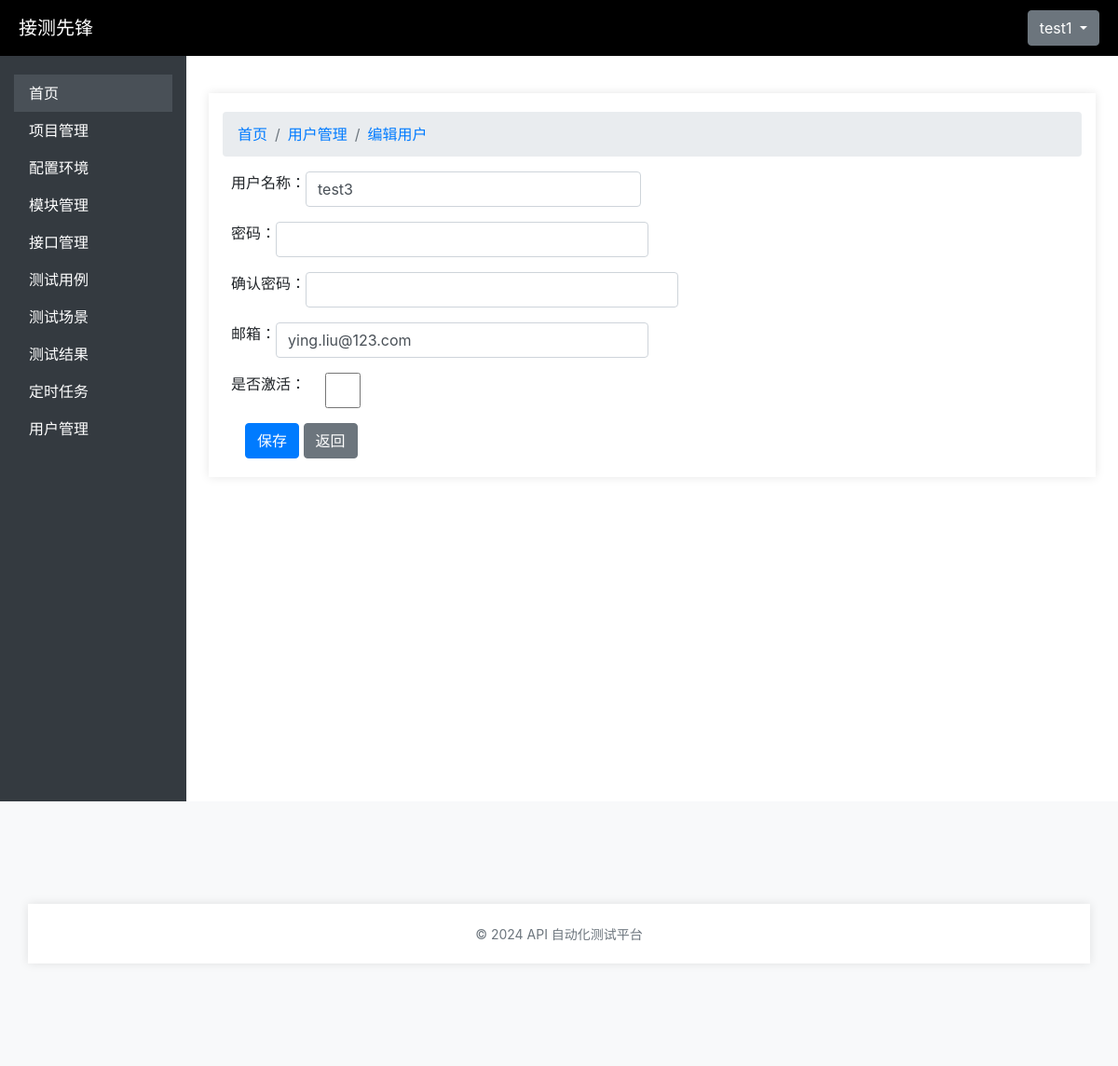
The page /users/users/4/edit/ (signed in) on the database its author committed.
### user_management/models.py (models this page shows, shortened)
class Users(AbstractBaseUser):
    id = models.AutoField(primary_key=True)
    username = models.CharField(max_length=150, unique=True)
    email = models.EmailField(unique=True)
    password = models.CharField(max_length=128)
    status = models.BooleanField(default=True)  # 用户状态（是否激活）
    is_logged_in = models.BooleanField(default=False)  # 是否登录
    project = models.CharField(max_length=255, blank=True, null=True)  # 所属项目
    module = models.CharField(max_length=255, blank=True, null=True)  # 所属模块
    is_staff = models.BooleanField(default=False)  # 是否是员工
    is_superuser = models.BooleanField(default=False)  # 是否是超级用户
    USERNAME_FIELD = 'username'
    REQUIRED_FIELDS = ['email']
    objects = UserManager()  # 关联自定义用户管理器
    class Meta:
        verbose_name = '用户信息表'
        verbose_name_plural = '用户信息表'

### user_management/views.py (the view)
# urls.py: path('users/<int:user_id>/edit/', views.user_update, name='user_update'),
@login_required
def user_update(request, user_id):
    user = get_object_or_404(Users, pk=user_id)
    if request.method == 'POST':
        form = UserForm(request.POST, instance=user)
        if form.is_valid():
            form.save()
            messages.success(request, '用户修改成功！')
            return redirect('user_list')
    else:
        form = UserForm(instance=user)
    return render(request, 'users/edit_user.html', {'form': form})

### user_management/form.py (shortened to what this page needs)
class UserForm(forms.ModelForm):
    confirm_password = forms.CharField(widget=forms.PasswordInput, label="确认密码")
    class Meta:
        model = Users
        fields = ['username', 'email', 'password', 'confirm_password','status', 'project', 'module', 'is_staff', 'is_superuser']
        widgets = {
            'password': forms.PasswordInput(),  # 密码字段以密码形式输入
        }

### api_test_platform/templates/users/edit_user.html (shortened to what this page needs)
{% extends 'base.html' %}
{% block content %}
<div class="container mt-4">
    <nav aria-label="breadcrumb">
        <ol class="breadcrumb">
          <li class="breadcrumb-item"><a href="#">首页</a></li>
          <li class="breadcrumb-item"><a href="#">用户管理</a></li>
          <li class="breadcrumb-item active" aria-current="page"><a href="#">编辑用户</a></li>
        </ol>
      </nav>
      <div class="ml-md-4">
    <form method="POST" class="needs-validation" novalidate>
        {% load widget_tweaks %}
        <div class="mb-3 row">
            <label for="id_name" class="form-label">用户名称：</label>
            {% render_field form.username class="form-control" style="width:360px;" required="required" placeholder="请输入用户名称" %}
             </div>
        <div class="mb-3 row">
            <label for="id_remark" class="form-label">密码：</label>
            {% render_field form.password class="form-control" style="width:400px;" required="required" %}
        </div>
        <div class="mb-3 row">
            <label for="id_remark" class="form-label">确认密码：</label>
            {% render_field form.confirm_password class="form-control" style="width:400px;" required="required" %}
        </div>
        <div class="mb-3 row">
            <label for="id_remark" class="form-label">邮箱：</label>
            {% render_field form.email class="form-control" style="width:400px;" required="required" %}
        </div>
        <div class="mb-3 row">
            <label for="id_remark" class="form-label">是否激活：</label>
            {% render_field form.status class="form-control" style="width:80px;" required="required" %}
        </div>
        <button type="submit" class="btn btn-primary">保存</button>
        <a href="{% url 'user_list' %}" class="btn btn-secondary">返回</a>
    </form>
    </div>
</div>
{% endblock %}

### api_test_platform/templates/base.html (shortened to what this page needs)
<!DOCTYPE html>
<html lang="en">
<head>
    {% load static %}
    <link rel="stylesheet" type="text/css" href="{% static 'css/style.css' %}">
    <link rel="stylesheet" href="https://stackpath.bootstrapcdn.com/bootstrap/4.5.2/css/bootstrap.min.css">
    <link href="https://cdn.jsdelivr.net/npm/bootstrap@4.5.2/dist/css/bootstrap.min.css" rel="stylesheet">
</head>
<body>
    <div class="brand">
        <a href="#" style="color: white;">接测先锋</a>
        <div class="dropdown">
            <button class="btn btn-secondary dropdown-toggle" type="button" data-toggle="dropdown" aria-expanded="false">
                {{ user.username }}
            </button>
        </div>
    </div>
    <div class="container-fluid">
        <div class="row">
            <nav class="col-md-2 d-none d-md-block sidebar">
                <div class="sidebar-sticky">
                    <ul class="nav flex-column">
                        <li class="nav-item">
                            <a class="nav-link active" href="/">首页</a>
                        </li>
                        <li class="nav-item">
                            <a class="nav-link" href="{% url 'project_list' %}">项目管理</a>
                        </li>
                        <li class="nav-item">
                            <a class="nav-link" href="{% url 'environment_list' %}">配置环境</a>
                        </li>
                        <li class="nav-item">
                            <a class="nav-link" href="{% url 'module_list' %}">模块管理</a>
                        </li>
                        <li class="nav-item">
                            <a class="nav-link" href="{% url 'interface_list' %}">接口管理</a>
                        </li>
                        <li class="nav-item">
                            <a class="nav-link" href="{% url 'testcase_list' %}">测试用例</a>
                        </li>
                        <li class="nav-item">
                            <a class="nav-link" href="{% url 'testscenario_list' %}">测试场景</a>
                        </li>
                        <li class="nav-item">
                            <a class="nav-link" href="{% url 'testresult_list' %}">测试结果</a>
                        </li>
                        <li class="nav-item">
                            <a class="nav-link" href="{% url 'scheduled_list' %}">定时任务</a>
                        </li>
                        <li class="nav-item">
                            <a class="nav-link" href="{% url 'user_list' %}">用户管理</a>
                        </li>
                    </ul>
                </div>
            </nav>
            <main role="main" class="col-md-10 ml-sm-auto px-4">
                <div class="d-flex justify-content-between flex-wrap flex-md-nowrap align-items-center pt-3 pb-2 mb-3">
                    {% block content %}{% endblock %}
                </div>
            </main>
        </div>
    </div>
    <footer class="footer text-center">
        <div class="container">
            <span class="text-muted">© 2024 API 自动化测试平台</span>
        </div>
    </footer>
</body>
</html>

### api_test_platform/static/css/style.css (style rules this page uses)
body { font-family: Arial, sans-serif; background-color: #f7f7f7; }
.container { width: 300px; margin: 100px auto; padding: 20px; background-color: white; box-shadow: 0 0 10px rgba(0, 0, 0, 0.1); flex-wrap: wrap; }
label, input { display: block; margin-bottom: 10px; }
button { background-color: #4CAF50; color: white; padding: 10px; border: none; cursor: pointer; }

### api_test_platform/templates/base.html (style rules this page uses)
.brand { background-color: #000; font-size: 20px; color: aliceblue; height: 60px; display: flex; align-items: center; justify-content: space-between; padding: 0 20px; }
.sidebar { background-color: #343a40; height: 100vh; color: white; }
.sidebar .nav-link { color: white; }
.sidebar .nav-link.active, .sidebar .nav-link:hover { background-color: #495057; color: #ffffff; }
.sidebar-sticky { padding-top: 20px; }
footer { background-color: #f8f9fa; padding: 10px 0; }
.footer .text-muted { font-size: 14px; }

### rows shown on the page
Users: username "test1"
Users: username "test3", email "ying.liu@123.com"
